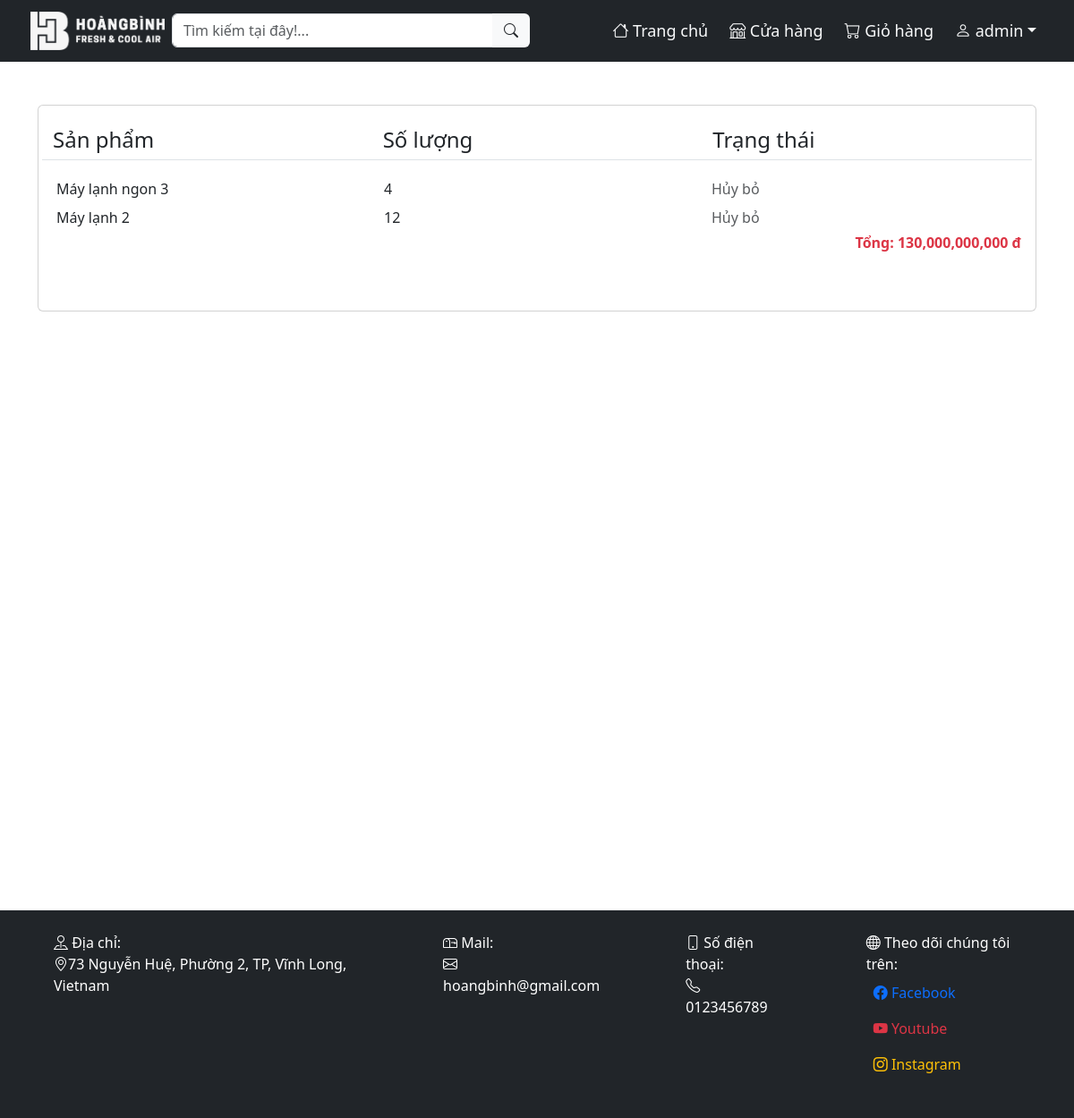
The page /bill.php (signed in) on the database its author committed.
### tables this page shows
CREATE TABLE `item_bill` (
  `bill_id` int(11) NOT NULL,
  `item_id` int(11) NOT NULL,
  `num` int(11) NOT NULL
);

CREATE TABLE `product` (
  `prd_id` int(10) NOT NULL,
  `prd_name` varchar(100) NOT NULL,
  `prd_price` decimal(50,0) NOT NULL,
  `prd_pricenew` float DEFAULT NULL,
  `prd_special` varchar(100) DEFAULT NULL,
  `prd_size` varchar(50) NOT NULL,
  `prd_inverter` varchar(10) NOT NULL DEFAULT 'Không',
  `prd_color` varchar(20) NOT NULL,
  `prd_vol` int(10) NOT NULL,
  `prd_speedlvl` int(10) NOT NULL,
  `picture` varchar(100) NOT NULL,
  `views` int(11) NOT NULL DEFAULT 0,
  `brand_id` int(10) DEFAULT NULL,
  `type_id` int(10) DEFAULT NULL
);

CREATE TABLE `bill` (
  `bil_id` int(10) NOT NULL,
  `date` datetime NOT NULL,
  `username` varchar(100) NOT NULL,
  `phone` varchar(10) NOT NULL,
  `mail` varchar(50) NOT NULL,
  `address` varchar(100) NOT NULL,
  `total` float NOT NULL,
  `stats` int(1) NOT NULL DEFAULT 0
);

### bill.php (the view, shortened to what this page needs)
<?php
    include "./handle/handle_sqldata.php";
    require "./web/echoHTML.php";
    $username=$_SESSION['username'];
?>
<!DOCTYPE html>
<html lang="en">
<head>
    <link rel="stylesheet" href="./css/style.css">
    <link rel="stylesheet" href="./css/bootstrap.css">
    <link rel="stylesheet" href="https://cdn.jsdelivr.net/npm/bootstrap-icons@1.11.1/font/bootstrap-icons.css">
</head>
<body>
<div id="body" class="container py-5">
    <div class="card mx-auto p-3">
        <div class="row border-bottom py-1 mb-3">
            <div class="col fs-4">Sản phẩm</div>
            <div class="col fs-4">Số lượng</div>
            <div class="col fs-4">Trạng thái</div>
        </div>
        <?php
        $sql="SELECT bil_id FROM bill WHERE username='$username'";
        $result = mysqli_query($conn,$sql);
        foreach($result as $item){
            $id= $item["bil_id"];
            $sql="SELECT item_bill.bill_id,prd_name,item_bill.num,bill.total,bill.stats FROM item_bill,bill,product WHERE bill.bil_id=item_bill.bill_id AND bill.username='$username' AND item_bill.item_id=product.prd_id AND bill.bil_id=$id";
            $result2=mysqli_query($conn,$sql);
            foreach($result2 as $item2){
                echo '<div class="row p-1">
                    <div class="col">'.$item2['prd_name'].'</div>
                    <div class="col">'.$item2['num'].'</div>';
                switch($item2['stats']){
                    case 2:
                        echo '<div class="col text-muted">Hủy bỏ</div></div>';
                        break;
                }
            }
            echo '<div class="d-flex flex-row-reverse fw-bold mb-5"><div class="text-danger ">Tổng: '.number_format($item2['total']).' đ</div></div>';
        }
        ?>
    </div>
</div>
</body>
</html>

### css/style.css (style rules this page uses)
body { font-family: Arial, Helvetica, sans-serif; }
#body { min-height: 900px; }

### rows shown on the page
bill: total "130,000,000,000"
item_bill: item.prd_name "Máy lạnh ngon 3", num "4"
item_bill: item.prd_name "Máy lạnh 2", num "12"

### other values the page prints
$uname "admin"
